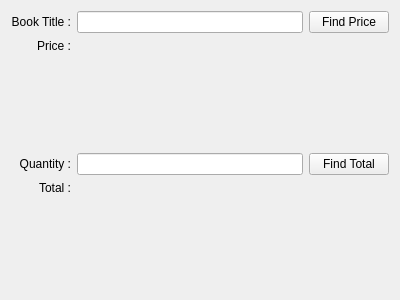
<?xml version="1.0" encoding="UTF-8"?>
<ui version="4.0">
 <class>Form</class>
 <widget class="QWidget" name="Form">
  <property name="geometry">
   <rect>
    <x>0</x>
    <y>0</y>
    <width>400</width>
    <height>300</height>
   </rect>
  </property>
  <property name="windowTitle">
   <string>Form</string>
  </property>
  <layout class="QHBoxLayout" name="horizontalLayout">
   <item>
    <layout class="QGridLayout" name="gridLayout">
     <item row="1" column="1">
      <widget class="QLineEdit" name="t1"/>
     </item>
     <item row="4" column="0">
      <widget class="QLabel" name="l3">
       <property name="text">
        <string>Quantity :</string>
       </property>
       <property name="alignment">
        <set>Qt::AlignRight|Qt::AlignTrailing|Qt::AlignVCenter</set>
       </property>
      </widget>
     </item>
     <item row="1" column="0">
      <widget class="QLabel" name="l1">
       <property name="text">
        <string>Book Title :</string>
       </property>
       <property name="alignment">
        <set>Qt::AlignRight|Qt::AlignTrailing|Qt::AlignVCenter</set>
       </property>
      </widget>
     </item>
     <item row="3" column="0">
      <widget class="QLabel" name="l2">
       <property name="text">
        <string>Price :</string>
       </property>
       <property name="alignment">
        <set>Qt::AlignRight|Qt::AlignTop|Qt::AlignTrailing</set>
       </property>
      </widget>
     </item>
     <item row="4" column="1">
      <widget class="QLineEdit" name="t3"/>
     </item>
     <item row="5" column="0">
      <widget class="QLabel" name="l4">
       <property name="text">
        <string>Total :</string>
       </property>
       <property name="alignment">
        <set>Qt::AlignRight|Qt::AlignTop|Qt::AlignTrailing</set>
       </property>
      </widget>
     </item>
     <item row="1" column="2">
      <widget class="QPushButton" name="b1">
       <property name="text">
        <string>Find Price</string>
       </property>
      </widget>
     </item>
     <item row="4" column="2">
      <widget class="QPushButton" name="b2">
       <property name="text">
        <string>Find Total</string>
       </property>
      </widget>
     </item>
     <item row="3" column="1">
      <widget class="QLabel" name="l5">
       <property name="palette">
        <palette>
         <active>
          <colorrole role="WindowText">
           <brush brushstyle="SolidPattern">
            <color alpha="255">
             <red>0</red>
             <green>0</green>
             <blue>255</blue>
            </color>
           </brush>
          </colorrole>
         </active>
         <inactive>
          <colorrole role="WindowText">
           <brush brushstyle="SolidPattern">
            <color alpha="255">
             <red>0</red>
             <green>0</green>
             <blue>255</blue>
            </color>
           </brush>
          </colorrole>
         </inactive>
         <disabled>
          <colorrole role="WindowText">
           <brush brushstyle="SolidPattern">
            <color alpha="255">
             <red>120</red>
             <green>120</green>
             <blue>120</blue>
            </color>
           </brush>
          </colorrole>
         </disabled>
        </palette>
       </property>
       <property name="text">
        <string/>
       </property>
       <property name="alignment">
        <set>Qt::AlignLeading|Qt::AlignLeft|Qt::AlignTop</set>
       </property>
      </widget>
     </item>
     <item row="5" column="1">
      <widget class="QLabel" name="l6">
       <property name="palette">
        <palette>
         <active>
          <colorrole role="WindowText">
           <brush brushstyle="SolidPattern">
            <color alpha="255">
             <red>0</red>
             <green>0</green>
             <blue>255</blue>
            </color>
           </brush>
          </colorrole>
         </active>
         <inactive>
          <colorrole role="WindowText">
           <brush brushstyle="SolidPattern">
            <color alpha="255">
             <red>0</red>
             <green>0</green>
             <blue>255</blue>
            </color>
           </brush>
          </colorrole>
         </inactive>
         <disabled>
          <colorrole role="WindowText">
           <brush brushstyle="SolidPattern">
            <color alpha="255">
             <red>120</red>
             <green>120</green>
             <blue>120</blue>
            </color>
           </brush>
          </colorrole>
         </disabled>
        </palette>
       </property>
       <property name="text">
        <string/>
       </property>
       <property name="alignment">
        <set>Qt::AlignLeading|Qt::AlignLeft|Qt::AlignTop</set>
       </property>
      </widget>
     </item>
    </layout>
   </item>
  </layout>
 </widget>
 <resources/>
 <connections/>
</ui>
